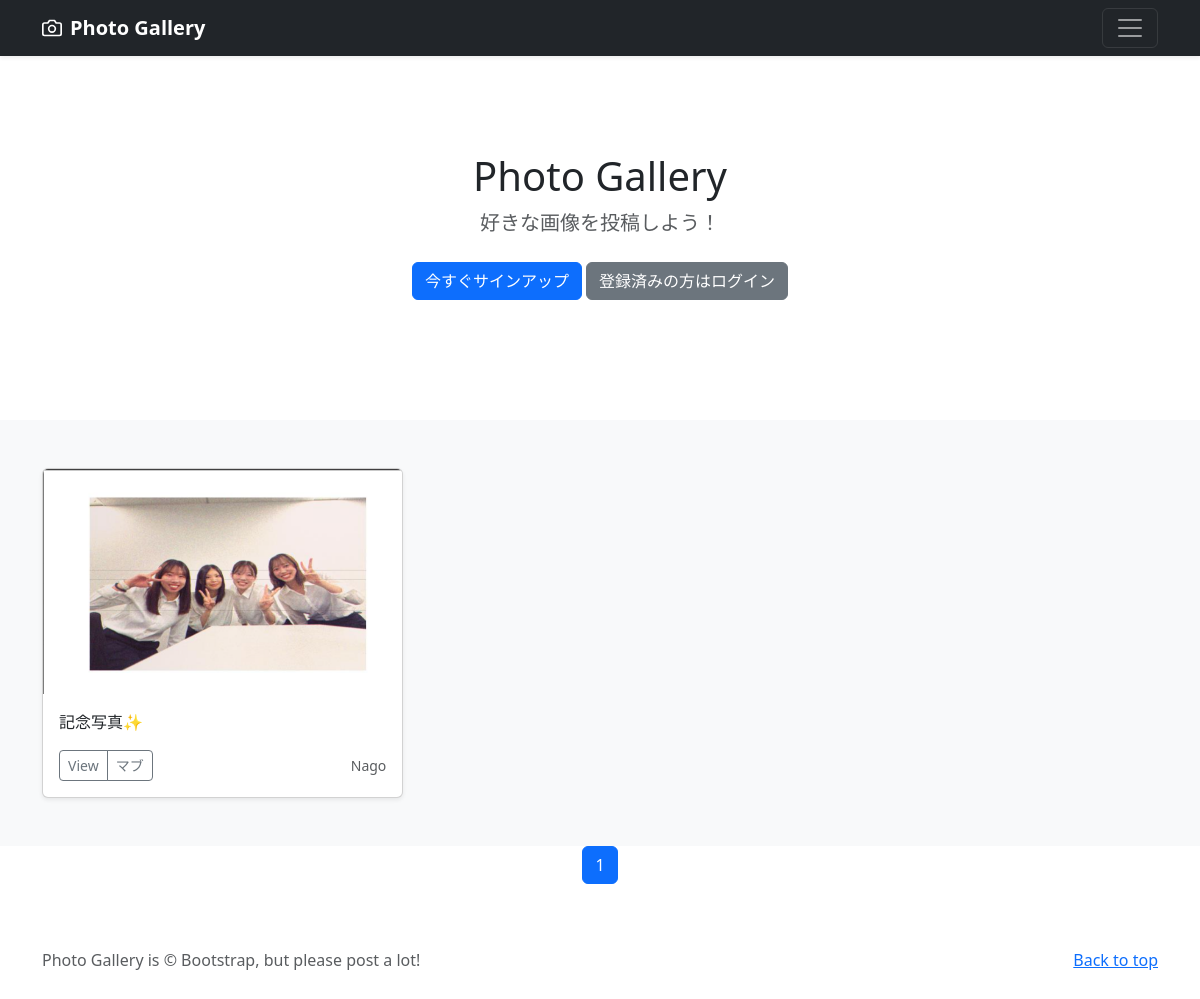
Page /photos/3 on the committed database.
### photo/models.py (models this page shows, shortened)
class PhotoPost(models.Model):
    user = models.ForeignKey(
        customUser,
        verbose_name='ユーザー',
        on_delete=models.CASCADE
        )
    category = models.ForeignKey(
        Category,
        verbose_name='カテゴリ',
        on_delete=models.PROTECT
        )
    title = models.CharField(
        verbose_name='タイトル', # フィールドのタイトル
        max_length=200 # 最大文字数は200
        )
    comment = models.TextField(
        verbose_name='コメント', # フィールドのタイトル
        )
    image1 = models.ImageField(
        verbose_name='イメージ1', # フィールドのタイトル
        upload_to = 'photos' # MEDIA_ROOT以下のphotosにファイルを保存
        )
    image2 = models.ImageField(
        verbose_name='イメージ2', # フィールドのタイトル
        upload_to = 'photos', # MEDIA_ROOT以下のphotosにファイルを保存
        blank=True, # フィールド値の設定は必須ではない
        null=True # データベースにnullが保存されることを許容
        )
    posted_at = models.DateTimeField(
        verbose_name='投稿日時', # フィールドのタイトル
        auto_now_add=True # 日時を自動追加
        )

class Category(models.Model):
    title = models.CharField(
        verbose_name='カテゴリ', # フィールドのタイトル
        max_length=20)

### accounts/models.py (models this page shows)
class customUser(AbstractUser):
    pass

### photo/views.py (the view)
class CategoryView(ListView):
    template_name = 'index.html'
    paginate_by = 9
    def get_queryset(self):
        category_id = self.kwargs['category']
        categories = PhotoPost.objects.filter(
            category=category_id).order_by('-posted_at')
        return categories

### photo/templates/index.html (shortened to what this page needs)
{% extends 'base.html' %}
  {% block contents %}
  {% include "photos_title.html" %}
  {% include "photos_list.html" %}
  {% include "pagination.html" %}
  {% endblock %}

### photo/templates/photos_list.html
  <div class="album py-5 bg-light">
    <div class="container">
      <div class="row row-cols-1 row-cols-sm-2 row-cols-md-3 g-3">
        {% for record in object_list %}
        <div class="col">
          <div class="card shadow-sm">
            <img src="{{ record.image1.url }}" class="bd-placeholder-img card-img-top" width="100%" height="225" xmlns="http://www.w3.org/2000/svg" role="img" aria-label="Placeholder: Thumbnail" preserveAspectRatio="xMidYMid slice" focusable="false"></img>
            <div class="card-body">
              <p class="card-text">
                {{record.title}}
              </p>
              <div class="d-flex justify-content-between align-items-center">
                <div class="btn-group">
                  <button type="button" class="btn btn-sm btn-outline-secondary">View</button>
                  <button type="button" class="btn btn-sm btn-outline-secondary"
                    onclick="location.href='{% url 'photo:photos_マブ' category=record.category.id %}'">{{record.category.title}}</button>
                </div>
                <small class="text-muted">{{record.user.username}}</small>
              </div>
            </div>
          </div>
        </div>
        {% endfor %}
      </div>
    </div>
  </div>

### photo/templates/base.html (style rules this page uses)
.bd-placeholder-img { font-size: 1.125rem; text-anchor: middle; -webkit-user-select: none; -moz-user-select: none; user-select: none; }

### rows in the picture
PhotoPost: image1 (picture), title "記念写真✨", category "マブ", user.username "Nago"

### other values in the picture
{{ num }} "1"
